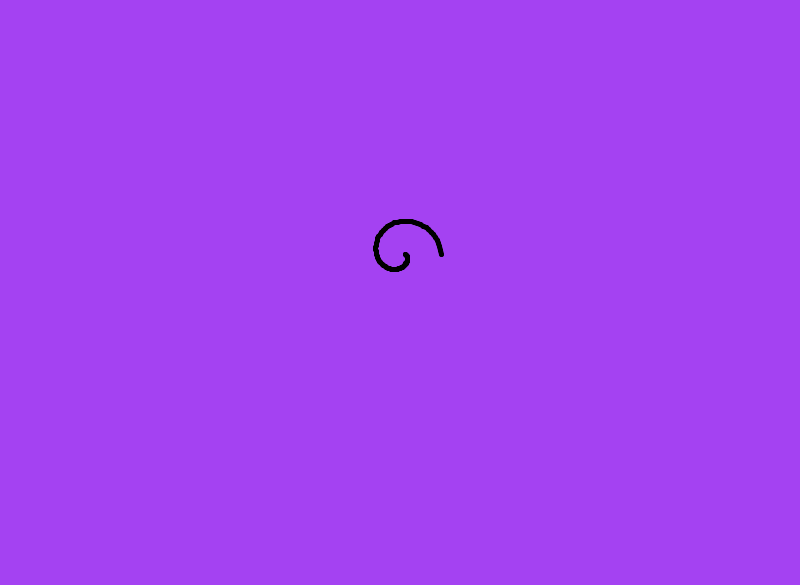
Frame 1 (no input)
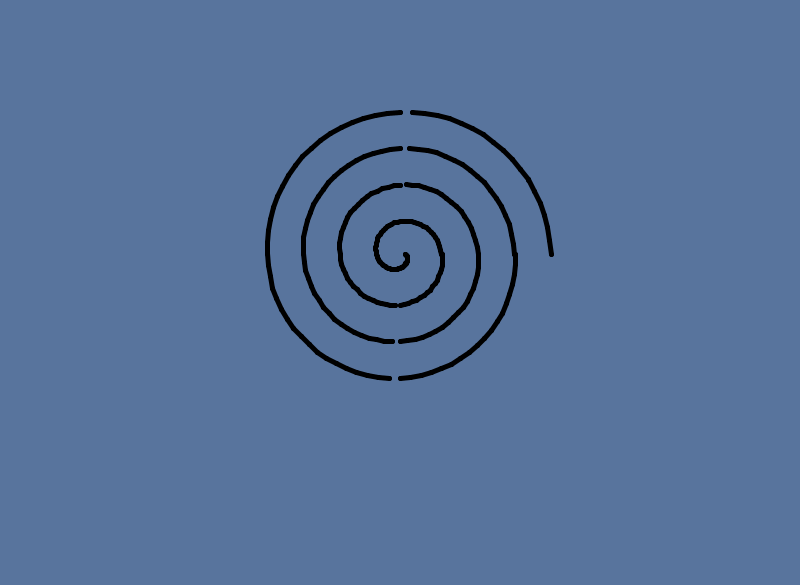
Frame 60 (the mouse pressed at the canvas centre just before this capture)
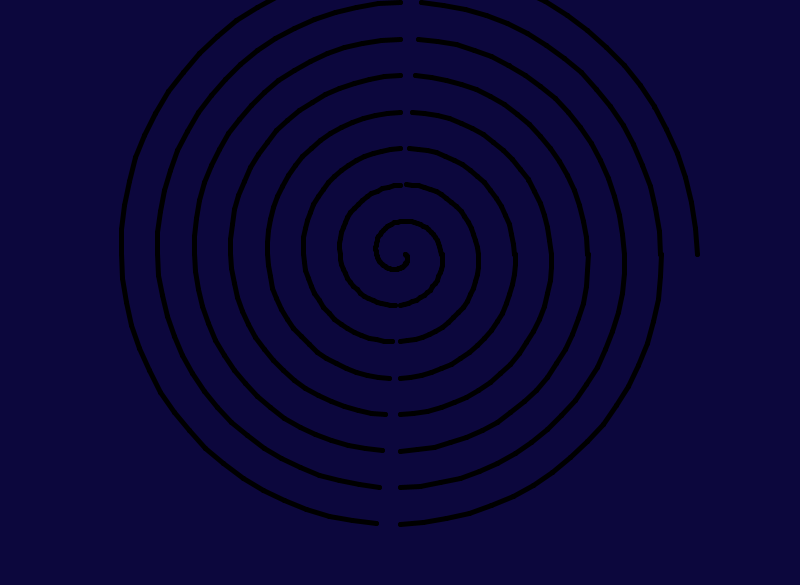
Frame 120 (the mouse held since frame 60 and released just before this capture)

The Processing sketch that drew these frames (run headless with seeded random() and noise(); from frame 60 on, the mouse is pressed at the canvas centre):

// Processing sketch: L2
// ── L2.pde

//Global Variabls :)
float centerX = 400;
float centerY = 254;
float x;
float y;
float prevx = 0;
float prevy;
float angle;
float radius = 5;
boolean neww = false;

void setup(){
size(800,585);
background(random(255),random(255),random(255));
strokeWeight(5);
 smooth();
frameRate(17);

}

void draw() {
stroke(0,0,0,255);
if (radius >= 500){
 background(random(255),random(255),random(255));
 x = width/2;
 y  = height/2;
 prevx = width/2;
prevy = height/2;
 
 
 neww= true;
 radius = 5;
}
//draw circle
for(float ang =0; ang <= 360; ang+=5){
  float rad = radians(ang);
radius += .5;
x = centerX + (radius*cos(rad));
y = centerY + (radius * sin(rad));

if (prevx != width/2 && prevy != height/2 && prevx != 0){
  
line(prevx, prevy, x, y) ;
neww = false;
}
point(x,y);
prevx = x;
prevy = y;
}

//draw spiral


//draw line
//line((width/2), (height/2),(width/4)*3, (height/4)*3);
}
